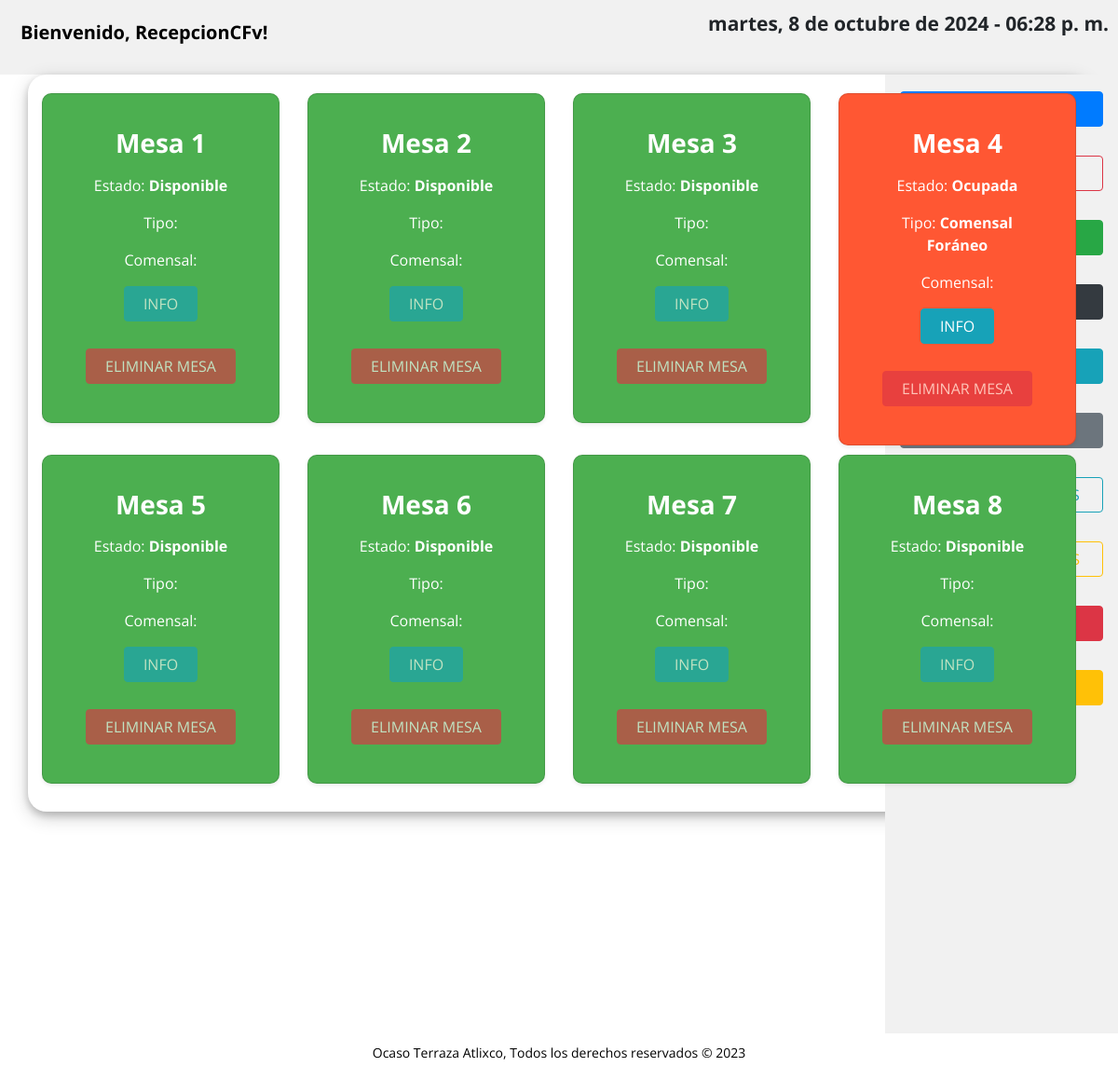
/panel.php (signed in), run on the app's committed database.
### tables this page shows
CREATE TABLE `mesas` (
  `id` int(11) NOT NULL,
  `nombre` varchar(50) NOT NULL,
  `capacidad` int(11) NOT NULL,
  `estado` varchar(50) NOT NULL,
  `tipo` varchar(50) NOT NULL,
  `habitacion` varchar(50) NOT NULL,
  `comensal` varchar(30) NOT NULL,
  `comentario` varchar(200) NOT NULL
);

### panel.php (the view, shortened to what this page needs)
<?php
    $con=conectar();
    $sql="SELECT *  FROM mesas";
    $query=mysqli_query($con,$sql);
?>
<!DOCTYPE html>
<html lang="en">
    <head>
        <link href="css/style.css" rel="stylesheet">
        <link href="https://cdn.jsdelivr.net/npm/bootstrap@5.0.0-beta1/dist/css/bootstrap.min.css" rel="stylesheet">
	    <link rel="stylesheet" href="css/font-awesome.min.css">
        <link rel="stylesheet" href="css/responsive.css">
        <link rel="stylesheet" href="css/design.css">
        <link rel="stylesheet" href="css/estilo5.css">
        <link rel="stylesheet" href="css/estilo8.css">
        <link rel="stylesheet" href="css/estilotabla.css">
        <link rel="stylesheet" href="css/bootstrap.min.css">
        <link rel="stylesheet" href="https://maxcdn.bootstrapcdn.com/bootstrap/4.5.2/css/bootstrap.min.css">
        <link rel="stylesheet" href="https://cdnjs.cloudflare.com/ajax/libs/font-awesome/5.15.3/css/all.min.css" />
	    <link rel="stylesheet" href="css/contact-form.css" type="text/css">
    </head>
    <body>
            <div class="header">
                <a href="panel.php" class="logo">Bienvenido, <?php echo htmlspecialchars($_SESSION["username"]); ?>!</a>
                    <div class="header-right">
                    <span id="fecha" class="ml-auto"></span>
                    </div>
            </div>
            <div class="container">
                <div class="sidebar">
                    <ul>
                        <li><a><button type="button" class="btn btn-primary btn-block" data-toggle="modal" data-target="#modal-formulario">Reservar mesa</button></a></li>
                        <li><a><button type="button" class="btn btn-outline-danger btn-block" data-toggle="modal" data-target="#modal-formulario2">Actualizar mesa</button></a></li>
                        <li><a><button type="button" class="btn btn-success btn-block" data-toggle="modal" data-target="#myModal">
                        </button></a><li>
                        <li><a href="ventadirecta.php"><button type="button" class="btn btn-dark btn-block" >Venta Directa</button></a></li>
                        <li><a href="pendientes.php"><button type="button" class="btn btn-info btn-block" >Órdenes listas</button></a></li>
                        <li><a href="cajaint.php"><button type="button" class="btn btn-secondary btn-block" >Caja Chica</button></a></li>
                        <li><a href="tickets.php"><button type="button" class="btn btn-outline-info btn-block" >Historial de tickets</button></a></li>
                        <li><a href="vendidos.php"><button type="button" class="btn btn-outline-warning btn-block" >Artículos Vendidos</button></a></li>
                        <li><a><button onclick="confirmar()" type="button" class="btn btn-danger btn-block" >Reiniciar mesas</button></a></li>
                        <li>
                            <a>
                                <button onclick="validarCerrarSesion()" class="btn btn-warning btn-block">Cerrar sesión</button>
                            </a>
                        </li>
                    </ul>
                </div>
                <div class="max-w-100">
                    <div class="row">
                        <?php
                        while($row = mysqli_fetch_array($query)) {
                            $enlace = "info_mesa" . $row['id'] . ".php";
                            $estado = $row['estado'];
                            $botonDeshabilitado = ($estado === "Disponible") ? "disabled" : "";
                            ?>
                                <div class="col-md-3">
                                    <div class="card p-3 shadow-sm <?php echo ($estado === 'Disponible') ? 'disponible' : 'no-disponible'; ?>">
                                        <div class="card-body text-center">
                                        <h3 class="card-title mb-3"><b><?php echo $row['nombre']?></b></h3>
                                        <p class="card-text">Estado: <b><?php echo $estado?></b></p>
                                        <p class="card-text">Tipo: <b><?php echo $row['tipo']?> <?php echo $row['habitacion']?></b></p>
                                        <p class="card-text">Comensal: <b><?php echo $row['comensal']?></b></p>
                                        <a href="<?php echo $enlace ?>" class="btn btn-info <?php echo $botonDeshabilitado ?>">Info</a>
                                        <br><br>
                                        <div class="d-flex justify-content-center">
                                            <button class="btn btn-danger" disabled>Eliminar mesa</button>
                                        </div>
                                        </div>
                                    </div>
                                </div>
                                    <?php
                                        }
                                    ?>
                            </div>
                    </div>
                </div>
    </body>
    <br><br>
    <footer class="footer">
            <p>Ocaso Terraza Atlixco, Todos los derechos reservados &copy; 2023</p>
    </footer>
</html>

### css/style.css (style rules this page uses)
body { background-image: url("https://images.trvl-media.com/lodging/49000000/48150000/48149900/48149888/0bb44e03.jpg?impolicy=resizecrop&rw=500&ra=fit"); background-size: cover; font-family: 'Open Sans', sans-serif; }

### css/design.css (style rules this page uses)
.header { overflow: hidden; background-color: #f1f1f1; padding: 10px 10px; }
.header a { float: left; color: black; text-align: center; padding: 12px; text-decoration: none; font-size: 15px; line-height: 25px; border-radius: 4px; }
.header a.logo { font-size: 20px; font-weight: bold; }
.header-right { float: right; }
footer { position: fixed; bottom: 0; left: 0; width: 100%; background-color: #f1f1f1; padding: 10px; text-align: center; color: black; z-index: 100; }
body { font-family: Arial, Helvetica, sans-serif; background-color: black; }
* { box-sizing: border-box; }
.container { padding: 16px; background-color: white; }
a { color: dodgerblue; }
.btn { border: none; color: white; padding: 10px 20px; font-size: 10px; cursor: pointer; }

### css/estilo5.css (style rules this page uses)
body { background-image: url("https://casa-flora-atlixco.booked.mx/data/Photos/OriginalPhoto/11218/1121822/1121822907/Casa-Flora-Atlixco-Hotel-Exterior.JPEG"); background-attachment: fixed; background-position: center; background-size: cover; font-family: 'Open Sans', sans-serif; }
h1,h2,h3,label,input,th { font-family: 'Open Sans', sans-serif; }

### css/estilo8.css (style rules this page uses)
.container { border-radius: 20px; padding: 20px; box-shadow: 0 4px 8px 0 rgba(0, 0, 0, 0.2), 0 6px 20px 0 rgba(0, 0, 0, 0.19); }

### css/contact-form.css (style rules this page uses)
.footer { padding-top:20px;position:fixed;bottom:0;background-color:#fff;width:100%; }
.btn { font-size:16px;overflow:hidden;padding:6px 20px;text-transform:uppercase; }

### panel.php (style rules this page uses)
body { font-family: 'Open Sans', sans-serif; }
h1,h2,h3,label,input,th { font-family: 'Open Sans', sans-serif; }
.ml-auto { font-size: 1.5em; }
.sidebar { width: 250px; height: 100%; background-color: #f1f1f1; position: absolute; top: 80px; right: 0; }
ul { list-style-type: none; margin: 0; padding: 0; text-align: right; }
li { margin: 10px 0; }
a { display: block; color: #000; padding: 8px 16px; text-decoration: none; }
.header { font-size: 14px; padding: 10px; height: 80px; }
.footer { font-size: 14px; padding: 10px; height: 50px; }
.btn { margin-bottom: 5px; }
.card { padding: 1rem; border-radius: 10px; margin-bottom: 10px; }
.disponible { background-color: #4CAF50; color: white; }
.no-disponible { background-color: #FF5733; color: white; }

### data on the page
mesas: nombre "Mesa 1", estado "Disponible"
mesas: nombre "Mesa 2", estado "Disponible"
mesas: nombre "Mesa 3", estado "Disponible"
mesas: nombre "Mesa 4", estado "Ocupada", tipo "Comensal Foráneo"
mesas: nombre "Mesa 5", estado "Disponible"
mesas: nombre "Mesa 6", estado "Disponible"
mesas: nombre "Mesa 7", estado "Disponible"
mesas: nombre "Mesa 8", estado "Disponible"

### other printed values
$_SESSION["username"] "RecepcionCFv"
